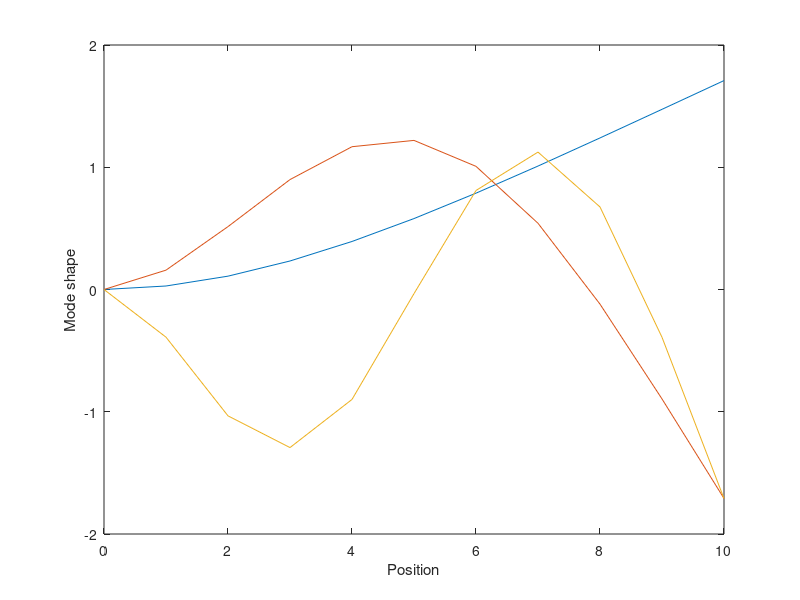
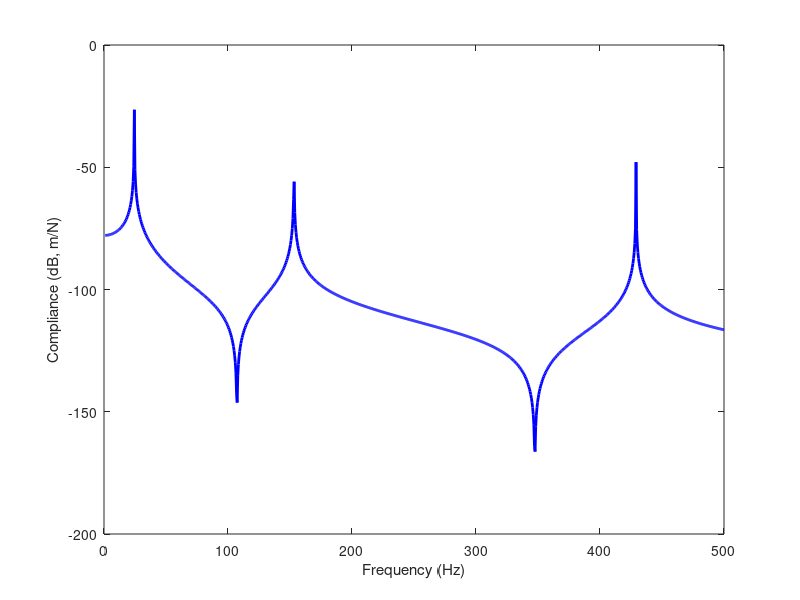
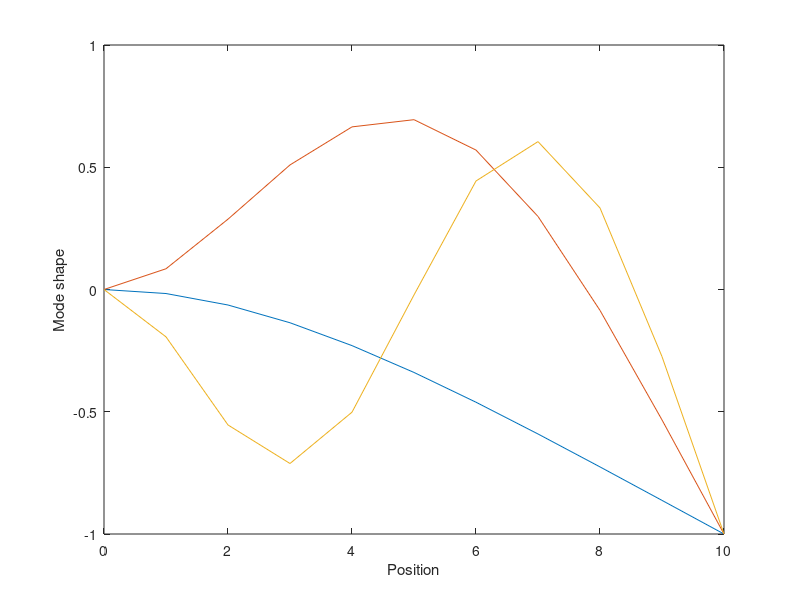
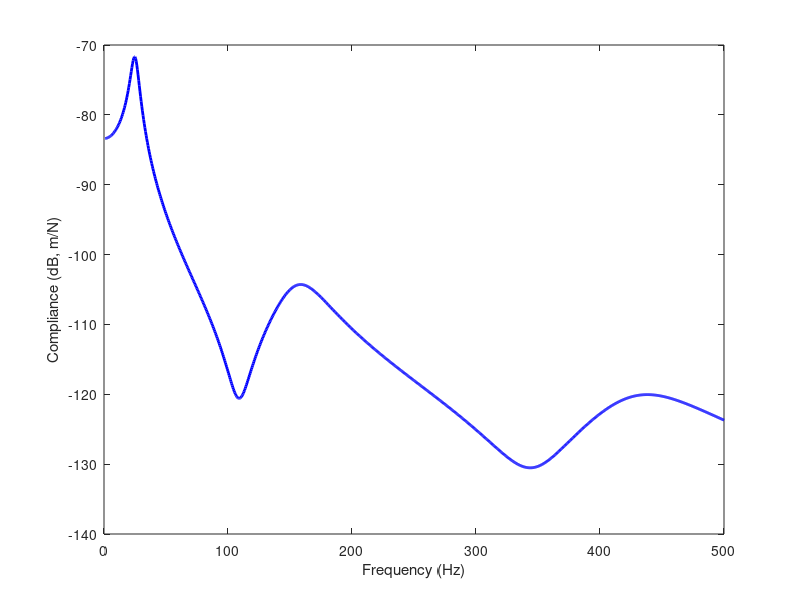

Write the MATLAB code that produced these figures, in order.
%--------------- Geometric constants --------------------------------------

l_b = 0.7;          % length of the beam
b = 0.014;          % width of the beam
h_b = 0.014;        % thickness of the beam

l_p = 0.067;        % length of a portion with piezo
h_p = 0.002;        % thickness of a piezo

I_b=b*(h_b^3)/12;   % second moment of area of the structure 
I_p=b*((h_b+2*h_p)^3-h_b^3)/12/2;  % second moment of area for one piezo

%--------------- Material constants ---------------------------------------

rho_b = 7850;             % density of the main structure  
Y_b = 210*10^9;           % Young modulus of the main structure 

rho_p = 7800;             % density of the piezo 
Y_p_E = 66e9;             % elastic stiffness of the piezo at constant electric field

% ==============================
n = 10;             % number of unit cells
a = l_b/n;          % length of a unit cell 

YI_E =a/(l_p/(Y_b*I_b+2*Y_p_E*I_p)+(a-l_p)/(Y_b*I_b));   % homogenized Young modulus*I 
rhoS = (rho_b*b*h_b*a+2*rho_p*b*h_p*l_p)/a;              % homogenized linear density rho*S

% ==============================



Le=a; % lenght of the element

Km=...
YI_E/(Le^3)*[12,   6*Le,   -12,   6*Le;...
            6*Le, 4*Le^2, -6*Le, 2*Le^2;...
            -12,  -6*Le, 12,  -6*Le;...
            6*Le, 2*Le^2, -6*Le, 4*Le^2];      % mechanical stiffness matrix      


Mm=...
rhoS*Le/420*[ 156,   22*Le, 54,  -13*Le;...
            22*Le,  4*Le^2,   13*Le, -3*Le^2;...
            54,   13*Le,    156,  -22*Le;...
            -13*Le, -3*Le^2,  -22*Le,  4*Le^2]; % mechanical mass matrix
                

% ==============================



%--------------- Full FEM matrices ------------------------------------------

n_dof_uc = 4;                     % number of degrees of freedom for a unit cell
n_dof_beam = (n_dof_uc-2)*n+2;    % number of degrees of freedom for the beam

K_full= zeros(n_dof_beam);        % start with empty matrices 
M_full= zeros(n_dof_beam);        

for id=1:n                        % fill the matrices depending on position of the element
    pos = (n_dof_uc-2)*(id-1)+1:(n_dof_uc-2)*id+2;             
    K_full(pos,pos)=K_full(pos,pos)+Km;
    M_full(pos,pos)=M_full(pos,pos)+Mm;
end

%--------------- Boundary conditions ------------------------------------------
   
% for a cantilever beam  
dofs_fixed = [1,2]';             % first displacement and rotation blocked

dofs_free=setdiff(1:n_dof_beam,dofs_fixed);   % keep only the free dof
K_tot = K_full(dofs_free,dofs_free);   
M_tot = M_full(dofs_free,dofs_free);


%--------------- Frequencies and mode shapes ------------------------------------------

[V,D] = eig(K_tot,M_tot);                     % compute the eigenproperties
[sortedD, I] = sort(diag(D)); 
freq_123 = sqrt(sortedD(1:3))/2/pi          % first three frequencies

disp_dof = 1:2:n_dof_beam-2;                  % degrees of freedom for displacement
figure
plot([0:10],[0;V(disp_dof,find(I == 1))])                % plot mode shapes
hold on
plot([0:10],[0;V(disp_dof,find(I == 2))])
plot([0:10],[0;V(disp_dof,find(I == 3))])
xlabel('Position');
ylabel('Mode shape');
box on



% ==============================


%--------------- External excitation ---------------------------------

F_ext = zeros(size(K_tot,2),1);     % external force vector
F_ext(size(K_tot,2)-1)=1;           % unitary force applied at the free end of the beam


%--------------- Parameters for the frequency response functions ------------------

f_min = 1;                      % minimum frequency
f_max = 500;                    % maximum frequency
nb_pt = 1000;                   % number of frequency points

om_min = f_min*2*pi;            % minimum angular frequency
om_max = f_max*2*pi;            % maximum angular frequency
x = linspace(om_min,om_max,nb_pt);   % angular frequency vector


%--------------- Frequency loops ---------------------------------

disp_free_end = zeros(size(x,2),1);     % displacement at the free end of the beam 
 
for j=1:size(x,2)
    om = x(j);                                   % angular frequency
    q_dof = (K_tot-om^2*M_tot)\F_ext;            % solve for forced excitation
    disp_free_end(j) =  q_dof(size(K_tot,2)-1);  % select degree of freedom
end
figure
plot(x/(2*pi),20*log10(abs(disp_free_end)),'-b','Linewidth',2)  % plot frequency responce function
hold on
xlabel('Frequency (Hz)');
ylabel('Compliance (dB, m/N)');
box on



%% Electrical beam 


C = 50.8e-9;    % capacitance
L = 0.247;      % inductance
a_tild = 2;     % transformer ratio 
R_L= 0;         % resistance in series with inductance
R_C= 0;         % resistance in series with capacitance
R_T = 838;      % resistance in transformers
n = 10;         % number of unit cells in the network


% ==============================



Cf = C*1e-3;   % numerical parameter for stiffness matrix

Ke=...       % electrical stiffness matrix
    4/a_tild^2/Cf*...
   [        1,                       a_tild/2,        -1,                       a_tild/2;...
     a_tild/2, (a_tild^2/4)*((C+2*Cf)/(C+Cf)), -a_tild/2,        (a_tild^2/4)*C/(C + Cf);...
           -1,                      -a_tild/2,         1,                      -a_tild/2;...
     a_tild/2,        (a_tild^2/4)*C/(C + Cf), -a_tild/2, (a_tild^2/4)*((C+2*Cf)/(C+Cf))];  
    

Me=...       % electrical mass matrix
    L/2*...   
    [        1 ,        a_tild/2,           0,              0;...
      a_tild/2 ,     a_tild^2/4 ,           0,              0;...  
              0,               0,          1 ,      -a_tild/2;...
              0,               0,  -a_tild/2 ,     a_tild^2/4];   
                                    
   
Ce=...       % electrical damping matrix;
    R_L/2*...   
    [        1 ,        a_tild/2,           0,              0;...
      a_tild/2 ,     a_tild^2/4 ,           0,              0;...  
              0,               0,          1 ,      -a_tild/2;...
              0,               0,  -a_tild/2 ,     a_tild^2/4]...
              +...      
    R_T/2*...   
    [        0 ,               0,           0,              0;...
             0 ,               1,           0,              0;...  
             0,               0,           0,              0;...
             0,               0,           0,              1]...
         +...      
    R_C*...   
    [        0 ,               0,           0,              0;...
             0 ,               1,           0,              -1;...  
             0,               0,           0,              0;...
             0,               -1,           0,              1];        
         



% ==============================



%%% (same code as for the mechanical beam with additional damping matrix) %%%

%--------------- Full FEM matrices ------------------------------------------

n_dof_uc = 4;                     % number of degrees of freedom for a unit cell
n_dof_beam = (n_dof_uc-2)*n+2;    % number of degrees of freedom for the beam

K_full= zeros(n_dof_beam);        % start with empty matrices 
C_full= zeros(n_dof_beam);
M_full= zeros(n_dof_beam);        

for id=1:n                        % fill the matrices depending on position of the element
    pos = (n_dof_uc-2)*(id-1)+1:(n_dof_uc-2)*id+2;             
    K_full(pos,pos)=K_full(pos,pos)+Ke;
    C_full(pos,pos)=C_full(pos,pos)+Ce;
    M_full(pos,pos)=M_full(pos,pos)+Me;
end

%--------------- Boundary conditions ------------------------------------------
   
% for a cantilever beam  
dofs_fixed = [1,2]';             % first displacement and rotation blocked

dofs_free=setdiff(1:n_dof_beam,dofs_fixed);   % keep only the free dof
K_tot = K_full(dofs_free,dofs_free); 
C_tot = C_full(dofs_free,dofs_free);  
M_tot = M_full(dofs_free,dofs_free);


%--------------- Frequencies and mode shapes ------------------------------------------

[V,D] = eig(K_tot,M_tot);                     % compute the eigenproperties
[sortedD, I] = sort(diag(D));                      
freq_123 = sqrt(sortedD(1:3))/2/pi            % first three frequencies

disp_dof = 1:2:n_dof_beam-2;                  % degrees of freedom for displacement
figure
plot([0:10],[0;V(disp_dof,find(I == 1))])                % plot mode shapes
hold on
plot([0:10],[0;V(disp_dof,find(I == 2))])
plot([0:10],[0;V(disp_dof,find(I == 3))])
xlabel('Position');
ylabel('Mode shape');
box on



% ==============================



%%% (same code as for the mechanical beam with additional damping matrix) %%%

%--------------- External excitation ---------------------------------

F_ext = zeros(size(K_tot,2),1);     % external force vector
F_ext(size(K_tot,2)-1)=1;           % unitary force applied at the free end of the beam


%--------------- Parameters for the frequency response functions ------------------

f_min = 1;                      % minimum frequency
f_max = 500;                    % maximum frequency
nb_pt = 1000;                   % number of frequency points

om_min = f_min*2*pi;            % minimum angular frequency
om_max = f_max*2*pi;            % maximum angular frequency
x = linspace(om_min,om_max,nb_pt);   % angular frequency vector


%--------------- Frequency loops ---------------------------------

disp_free_end = zeros(size(x,2),1);     % displacement at the free end of the beam 
 
for j=1:size(x,2)
    om = x(j);                                    % angular frequency
    q_dof = (K_tot+1i*om*C_tot-om^2*M_tot)\F_ext;            % solve for forced excitation
    disp_free_end(j) =  q_dof(size(K_tot,2)-1);  % select degree of freedom
end
figure
plot(x/(2*pi),20*log10(abs(disp_free_end)),'-b','Linewidth',2)  % plot frequency responce function
hold on
xlabel('Frequency (Hz)');
ylabel('Compliance (dB, m/N)');
box on

%% == COUPLING

e_th = 5.3e-3 ;        % global coupling coefficient
Kc=e_th*[0 1 0 -1]';   % coupling matrix

ndof = 4;              % number of degrees of freedom in the mechanical unit cell

K_coupled = [   Km+1/C*(Kc*Kc'),     1/C*Kc*[0, 1, 0, -1];...   % electromechanical stiffness matrix 
           1/C*[0;1;0;-1]*Kc',                        Ke];  
M_coupled = [Mm,zeros(ndof,4);zeros(4,ndof),Me];                     % electromechanical mass matrix 
C_coupled = [zeros(ndof,4),zeros(ndof,4);zeros(4,ndof),Ce];          % electromechanical damping matrix 
    

% ==============================

perm = zeros(ndof+4,ndof+4);     % build the permutation matrix        
perm(3:ndof,5:(ndof+2))=eye(ndof-2);   
perm(1,1)=1; perm(2,2)=1; perm(ndof+1,3)=1; perm(ndof+2,4)=1; perm(ndof+3,ndof+3)=1; perm(ndof+4,ndof+4)=1;  % permutation matrix to obtain the rearanged dynamic stiffness matrix
        
K_coupled=perm\K_coupled*perm;   % permutations to gather mechanical and electrical dofs
M_coupled=perm\M_coupled*perm;
C_coupled=perm\C_coupled*perm;


% ==============================


%%% (same code as for the mechanical beam with doubled degrees of freedom) %%%


%--------------- Full FEM matrices ------------------------------------------

n = 10;                           % number of unit cells 
n_dof_uc = 8;                     % number of degrees of freedom for a unit cell
n_dof_beam = (n_dof_uc-4)*n+4;    % number of degrees of freedom for the beam

K_full= zeros(n_dof_beam);        % start with empty matrices 
C_full= zeros(n_dof_beam);
M_full= zeros(n_dof_beam);        

for id=1:n                        % fill the matrices depending on position of the element
    pos = (n_dof_uc-4)*(id-1)+1:(n_dof_uc-4)*id+4;             
    K_full(pos,pos)=K_full(pos,pos)+K_coupled;
    C_full(pos,pos)=C_full(pos,pos)+C_coupled;
    M_full(pos,pos)=M_full(pos,pos)+M_coupled;
end

%--------------- Boundary conditions ------------------------------------------
   
% for a cantilever beam  
dofs_fixed = [1:4]';             % first displacement and rotation blocked

dofs_free=setdiff(1:n_dof_beam,dofs_fixed);   % keep only the free dof
K_tot = K_full(dofs_free,dofs_free); 
C_tot = C_full(dofs_free,dofs_free);  
M_tot = M_full(dofs_free,dofs_free);  


%--------------- External excitation ---------------------------------

F_ext = zeros(size(K_tot,2),1);     % external force vector
F_ext(size(K_tot,2)-3)=1;           % unitary force applied at the free end of the beam


%--------------- Parameters for the frequency response functions ------------------

f_min = 1;                      % minimum frequency
f_max = 500;                    % maximum frequency
nb_pt = 1000;                   % number of frequency points

om_min = f_min*2*pi;            % minimum angular frequency
om_max = f_max*2*pi;            % maximum angular frequency
x = linspace(om_min,om_max,nb_pt);   % angular frequency vector


%--------------- Frequency loops ---------------------------------

disp_free_end = zeros(size(x,2),1);     % displacement at the free end of the beam 
 
for j=1:size(x,2)
    om = x(j);                                    % angular frequency
    q_dof = (K_tot+1i*om*C_tot-om^2*M_tot)\F_ext;            % solve for forced excitation
    disp_free_end(j) =  q_dof(size(K_tot,2)-3);  % select degree of freedom
end
figure
plot(x/(2*pi),20*log10(abs(disp_free_end)),'-b','Linewidth',2)  % plot frequency responce function
hold on
xlabel('Frequency (Hz)');
ylabel('Compliance (dB, m/N)');
box on

% ==============================
